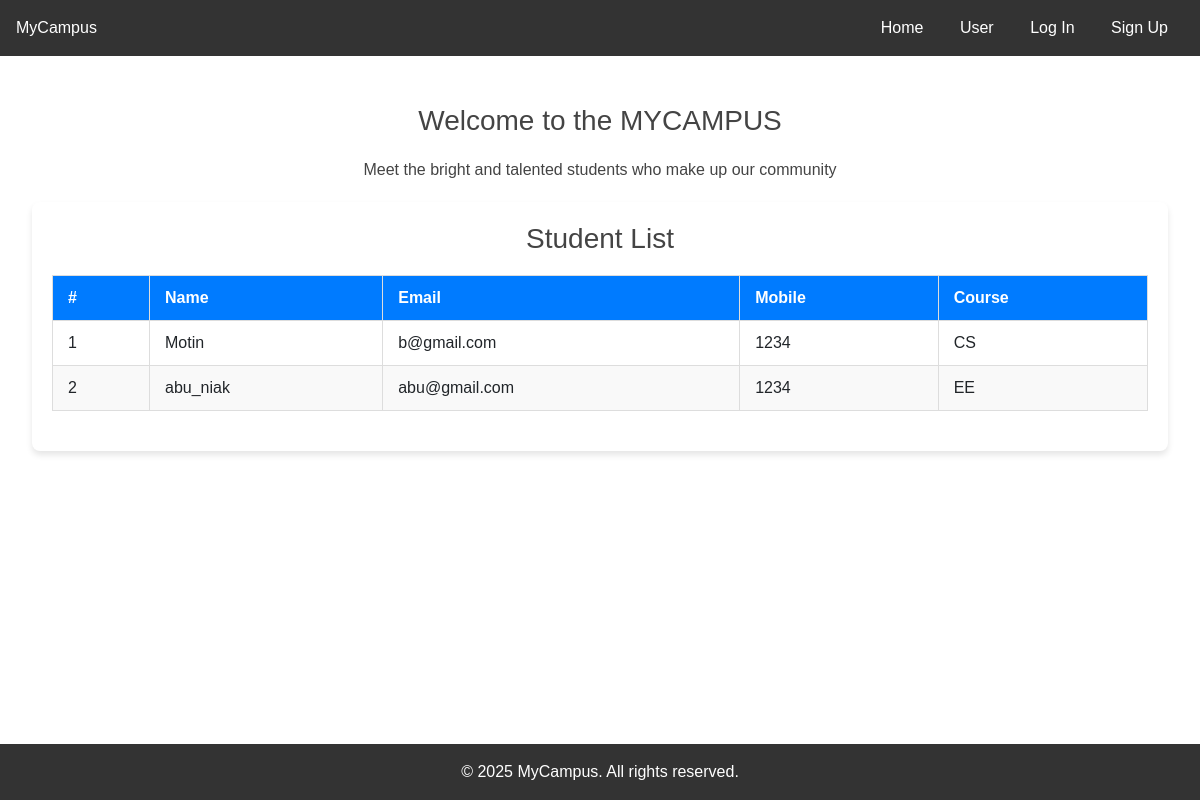
The page / on the database its author committed.
### student/models.py (models this page shows, shortened)
class Student(models.Model):
    COURSE_CHOICES = [
        ('CS', 'Computer Science'),
        ('IT', 'Information Technology'),
        ('EE', 'Electrical Engineering'),
        ('ME', 'Mechanical Engineering'),
    ]
    name = models.CharField(max_length=50)
    email = models.EmailField(unique=True)
    phone = models.CharField(max_length=15)
    course = models.CharField(max_length=50, choices=COURSE_CHOICES)
    created_by = models.ForeignKey(User, on_delete=models.CASCADE)

### student/views.py (the view)
# urls.py: path('', views.getAllStudent.as_view(), name='Home'),
class getAllStudent(ListView):
  model = models.Student
  template_name = 'index.html'
  context_object_name ='students'
  def get_context_data(self, **kwargs):
        context = super().get_context_data(**kwargs)
        context['show_actions'] = False
        return context

### student/context_processors.py (called while the page is built)
def site_data(request):
  return {
    'app_name': 'MyCampus',
    'footer_info': '2025 MyCampus. All rights reserved.',
  }

### student/templates/index.html
{% extends 'layout.html'%} {% block content %}
<main class="content">
  <h1>Welcome to the {{app_name | upper}} </h1>
  <p>Meet the bright and talented students who make up our community</p>
   {% include "components/table.html" %}
</main>
{% endblock %} {% block title%} Home {% endblock %}

### student/templates/components/table.html (shortened to what this page needs)
<div class="container">
  <h1>Student List</h1>
  <table>
    <thead>
      <tr>
        <th>#</th>
        <th>Name</th>
        <th>Email</th>
        <th>Mobile</th>
        <th>Course</th>
      </tr>
    </thead>
    <tbody>
      {% for students in students%}
      <tr>
        <td>{{students.id}}</td>
        <td>{{students.name}}</td>
        <td>{{students.email}}</td>
        <td>{{students.phone}}</td>
        <td>{{students.course}}</td>
      {% endfor %}
    </tbody>
  </table>
</div>

### student/static/css/styles.css (style rules this page uses)
* { margin: 0; padding: 0; box-sizing: border-box; }
body { display: flex; flex-direction: column; min-height: 100vh; font-family: Arial, sans-serif; }
.content { flex: 1; padding: 2rem; }
.container { max-width: 1200px; margin: 20px auto; padding: 20px; background: #fff; border-radius: 8px; box-shadow: 0 4px 6px rgba(0, 0, 0, 0.1); }
h1 { text-align: center; margin-bottom: 20px; font-size: 28px; color: #444; }
p { text-align: center; margin-bottom: 20px; color: #444; }
table { width: 100%; border-collapse: collapse; margin: 20px 0; }
table thead { background-color: #007bff; color: white; }
table th, table td { padding: 10px 15px; text-align: left; border: 1px solid #ddd; }
table tbody tr:nth-child(even) { background-color: #f9f9f9; }

### rows shown on the page
Student: id "1", name "Motin", email "b@gmail.com", phone "1234", course "CS"
Student: id "2", name "abu_niak", email "abu@gmail.com", phone "1234", course "EE"

### other values the page prints
{{ app_name }} "MyCampus"
{{ app_name | upper }} "MYCAMPUS"
{{ footer_info }} "2025 MyCampus. All rights reserved."
